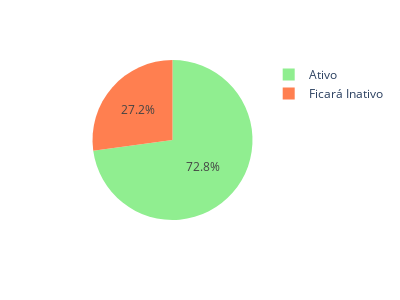

The cell this chart's notebook holds for it:
### Markdown cell above
#### Análise da proporção de valores de cada classe na variável-alvo

### Code cell
fig = px.pie(values=df_athletes_activities['inactivation'].value_counts(), names=["Ativo", "Ficará Inativo"], width=400, height=300, 
             color_discrete_sequence=["lightgreen","coral"])
fig.show()

### Figure 1 — Plotly figure (JSON) as saved in the notebook; plotly's stock layout.template omitted (floating-point values rounded to 4 significant figures)
{"data": [{"domain": {"x": [0, 1], "y": [0, 1]}, "hovertemplate": "label=%{label}<br>value=%{value}<extra></extra>", "labels": ["Ativo", "Ficará Inativo"], "legendgroup": "", "name": "", "showlegend": true, "type": "pie", "values": [542, 202]}], "layout": {"height": 300, "legend": {"tracegroupgap": 0}, "margin": {"t": 60}, "piecolorway": ["lightgreen", "coral"], "width": 400}}
